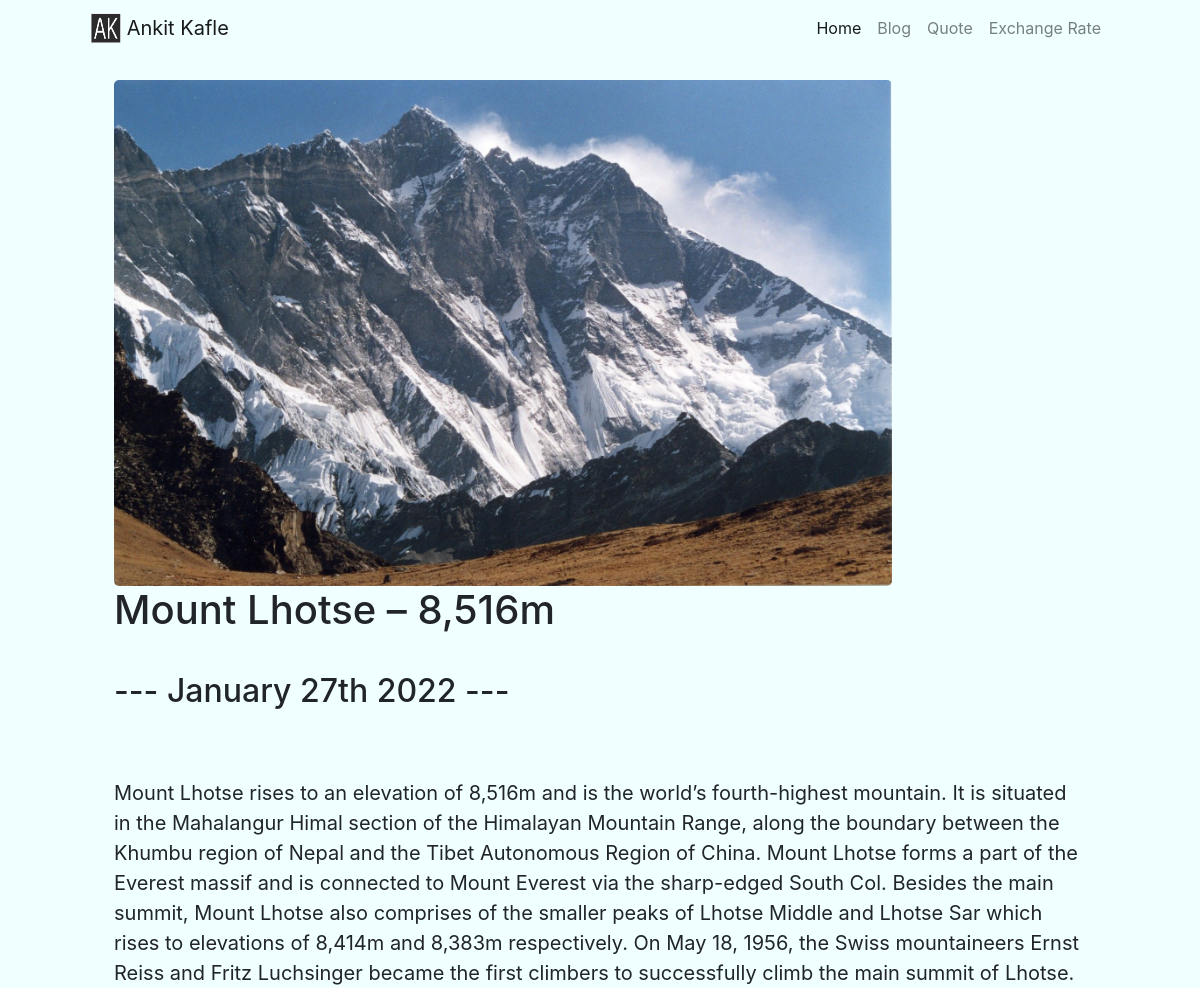
The app's page /blog/4/ with its own data.
### blog/models.py (models this page shows, shortened)
class Blog(models.Model):
    title = models.CharField(max_length= 150)
    description = models.TextField()
    date = models.DateField()
    image = models.ImageField(upload_to='blog/images/')

### blog/views.py (the view)
# urls.py: path('<int:blog_id>/', views.detail, name='detail'),
def detail(request, blog_id):
    blog = get_object_or_404(Blog, pk=blog_id)
    return render(request, 'blog/details.html', {'blog': blog})

### blog/templates/blog/details.html
{% extends 'portfolio/base.html' %}
{% block content %}
<br>
<div id="blogDetails">
    <img src="{{blog.image.url}}" id ="detailImage">
    <h1>{{ blog.title }}</h1>
    <br>
    <h2>--- {{ blog.date|date:'F jS Y' }} ---</h2>
    <br>
    <br>
    {{ blog.description|safe }}
</div>
{% endblock %}

### portfolio/static/portfolio/custom.css (style rules this page uses)
#portfolioBody { width: 90%; margin: auto; }
#blogDetails { width: 90%; margin: auto; font-size: 20px; }
#detailImage { width: 80%; border-radius: 5px; }
#portfolioBody { background-color: azure; }

### records on screen
Blog: image (picture), title "Mount Lhotse – 8,516m", date "January 27th 2022", description "Mount Lhotse rises to an elevation of 8,516m and is the world’s fourth-highest mountain. It is situated in the Mahalangur Himal section of the Himalayan Mountain Range, along the boundary between the Khumbu region of Nepal and the Tibet Autonomous Region of China. Mount Lhotse forms a part of the Everest massif and is connected to Mount Everest via the sharp-edged South Col. Besides the main summit, Mount Lhotse also comprises of the smaller peaks of Lhotse Middle and Lhotse Sar which rises to elevations of 8,414m and 8,383m respectively. On May 18, 1956, the Swiss mountaineers Ernst Reiss and Fritz Luchsinger became the first climbers to successfully climb the main summit of Lhotse."
